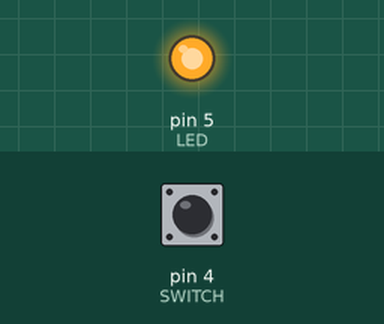
Simulated run of this sketch. Board: Arduino Uno, built with avr-gcc and run on an emulated ATmega328P. Parts: output pins drawn as LEDs (lit = HIGH). The test bench sets the inputs (shaded band); at power-on: pin 4 (SWITCH) HIGH.

Above: at 1.2 s.
1.3 s: pin 4 (SWITCH) pulled LOW for 0.15 s
At 1.37 s:
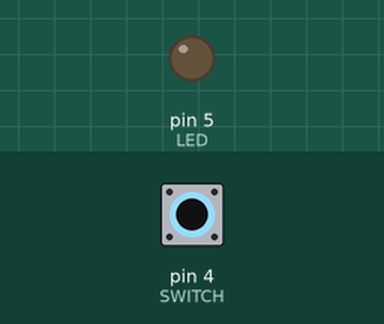
2.9 s: pin 4 (SWITCH) pulled LOW for 3.2 s
At 6.5 s:
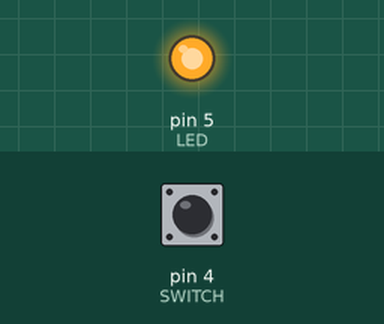
Timing chart, 0 to 8.0 s (numbered marks = the images above; inputs shaded):
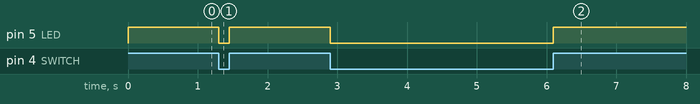

The sketch:

C_Switch.ino
```cpp
#define LED 5
#define SWITCH 4

void setup() {
  pinMode(LED,OUTPUT);
//  pinMode(SWITCH,INPUT);// optional, because default mode
//  digitalWrite(SWITCH,HIGH); // Turn pullup (~47k) on
  pinMode(SWITCH,INPUT_PULLUP);
}

void loop() {
  digitalWrite(LED,digitalRead(SWITCH));
}

// TODO:
// 1. Modify the program to flash the LED if GND - SWITCH PIN is connected
// 2. Test your program changes

/* References
   https://www.arduino.cc/reference/en/language/structure/further-syntax/define/
   https://www.arduino.cc/reference/en/language/functions/digital-io/digitalread/
   https://www.arduino.cc/reference/en/language/structure/boolean-operators/logicalnot/
*/
```

Measured:
- after the input at 1.3 s, pin 5 (LED): HIGH → LOW at once, → HIGH 0.15 s later
- after the input at 2.9 s, pin 5 (LED): HIGH → LOW at once, → HIGH 3.2 s later
